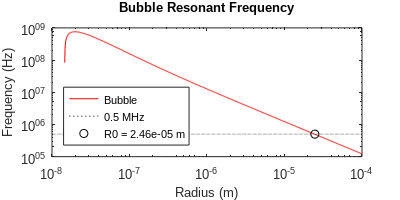

MATLAB code to generate this figure:
Re = logspace(-8,-4,1000);

gamma = 1.4;

pinf = 1.4 * 10^6; % US Peak Negative Pressure (Pa)% amplitude
pv = 5.6267e3;% Vapor pressure of water at 35 deg C (Pa)
rho = 997; % Density of Water (kg/m3)
S = 72.86 * 1e-3; % Surface Tension (N/m)
eta = 1.004 * 1e-6; % Kinemaitc Viscocity of Water (m^2/s)
k = 1.4;
f = 0.5e6;

w = sqrt((3.*k.*(pinf-pv))./(rho.*Re.^2) + ...
    2*(3*k-1)*S./(rho.*Re.^3) - ...
    8*eta^2./(Re.^4));

w_search = w;
w_search(Re < 10^-7) = 4*pi*f;
i = find(w_search<2*pi*f, 1, 'first');

loglog(Re, w/(2*pi), 'r-', Re, Re.*0 + f, 'k:', Re(i), f, 'ko')
yticks([10^5 10^6 10^7 10^8 10^9 10^10])
xlabel('Radius (m)')
ylabel('Frequency (Hz)')
legend('Bubble', '0.5 MHz', sprintf('R0 = %1.2e m', Re(i)), 'Location','SouthWest')
title('Bubble Resonant Frequency')

f=1;
set(findall(gcf,'-property','FontSize'),'FontSize',9)
set(findall(gcf,'-property','FontName'),'FontName','Arial')

f_sz = [4,2];
set(f, 'PaperUnits', 'inches')
set(f, 'PaperSize', f_sz)
set(f, 'PaperPositionMode', 'manual')
set(f, 'PaperPosition', [0 0 f_sz(1) f_sz(2)])
print(f, '-dpng', 'NatFreq.png')